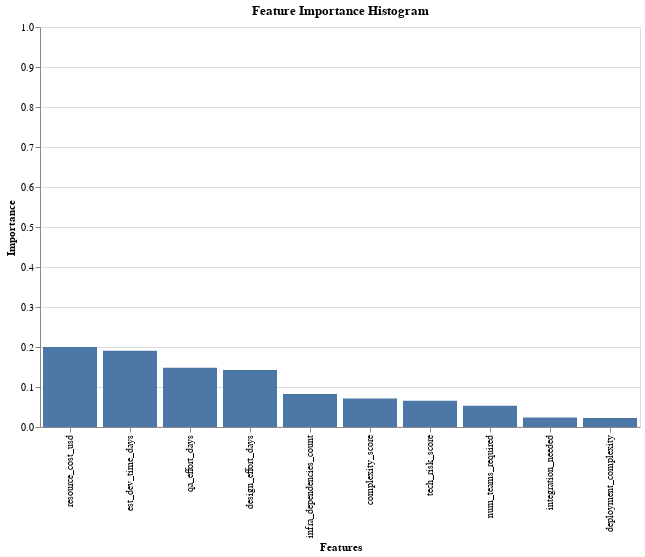

Notebook source saved alongside this figure:
### Code cell
import altair as alt

# Create a histogram for feature importance
chart = alt.Chart(importances_df).mark_bar().encode(
    x=alt.X('Feature', sort='-y', title='Features'),
    y=alt.Y('Importance', scale=alt.Scale(domain=[0, 1]), title='Importance'),
    tooltip=['Feature', 'Importance']
).properties(
    title='Feature Importance Histogram',
    width=600,
    height=400
)

chart

### Figure 1 — Vega-Lite specification as saved in the notebook (floating-point values rounded to 4 significant figures)
{"config": {"view": {"continuousWidth": 300, "continuousHeight": 300}}, "data": {"name": "data-41a30bdb4934f67df09c86ecd9ebaf0b"}, "mark": {"type": "bar"}, "encoding": {"tooltip": [{"field": "Feature", "type": "nominal"}, {"field": "Importance", "type": "quantitative"}], "x": {"field": "Feature", "sort": "-y", "title": "Features", "type": "nominal"}, "y": {"field": "Importance", "scale": {"domain": [0, 1]}, "title": "Importance", "type": "quantitative"}}, "height": 400, "title": "Feature Importance Histogram", "width": 600, "$schema": "https://vega.github.io/schema/vega-lite/v5.8.0.json", "datasets": {"data-41a30bdb4934f67df09c86ecd9ebaf0b": [{"Feature": "resource_cost_usd", "Importance": 0.1998}, {"Feature": "est_dev_time_days", "Importance": 0.1903}, {"Feature": "qa_effort_days", "Importance": 0.148}, {"Feature": "design_effort_days", "Importance": 0.1425}, {"Feature": "infra_dependencies_count", "Importance": 0.08276}, {"Feature": "complexity_score", "Importance": 0.07136}, {"Feature": "tech_risk_score", "Importance": 0.06562}, {"Feature": "num_teams_required", "Importance": 0.05299}, {"Feature": "integration_needed", "Importance": 0.02402}, {"Feature": "deployment_complexity", "Importance": 0.02259}]}}
